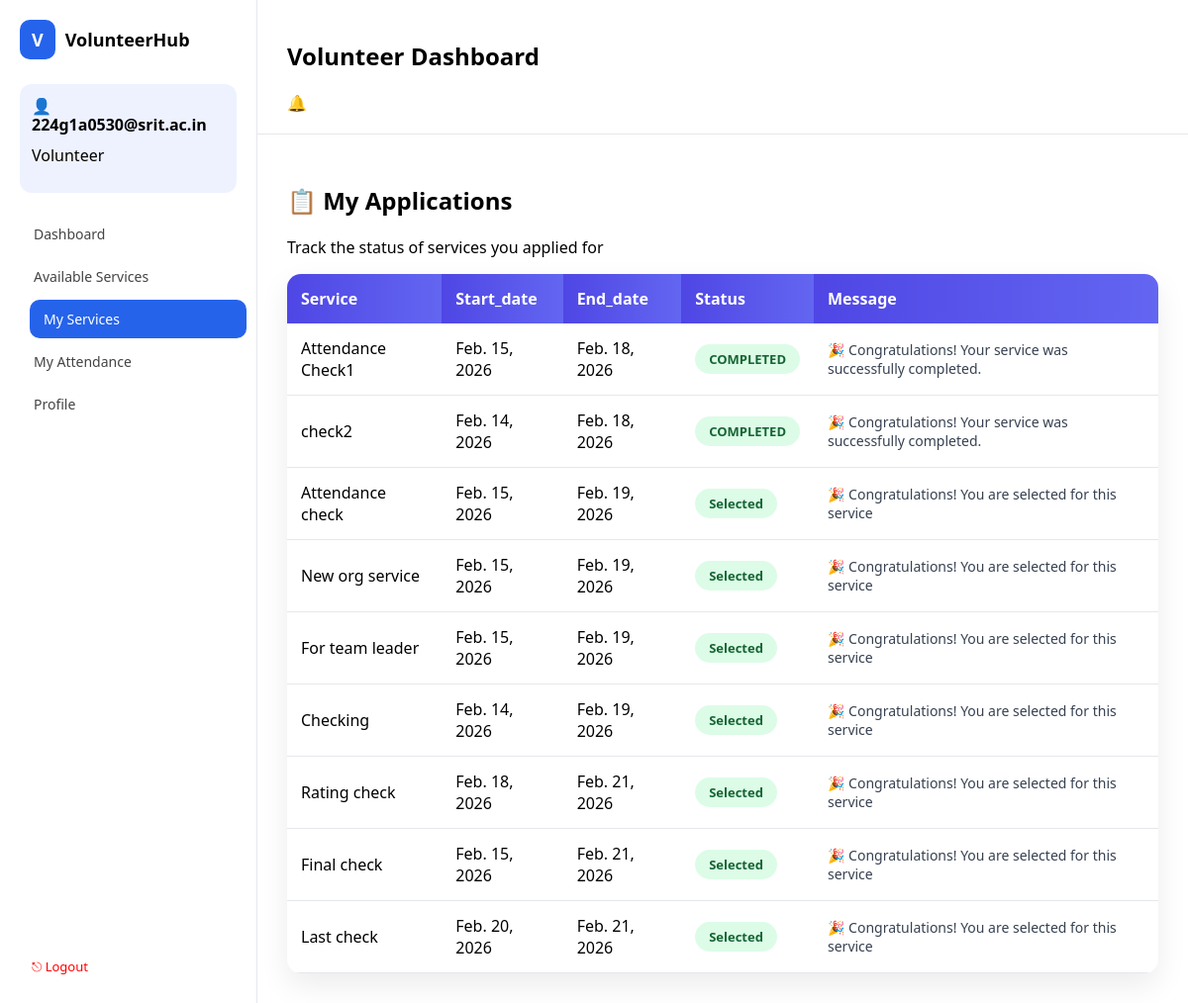
Page /volunteer/applications/ (signed in) on the earlier database version.
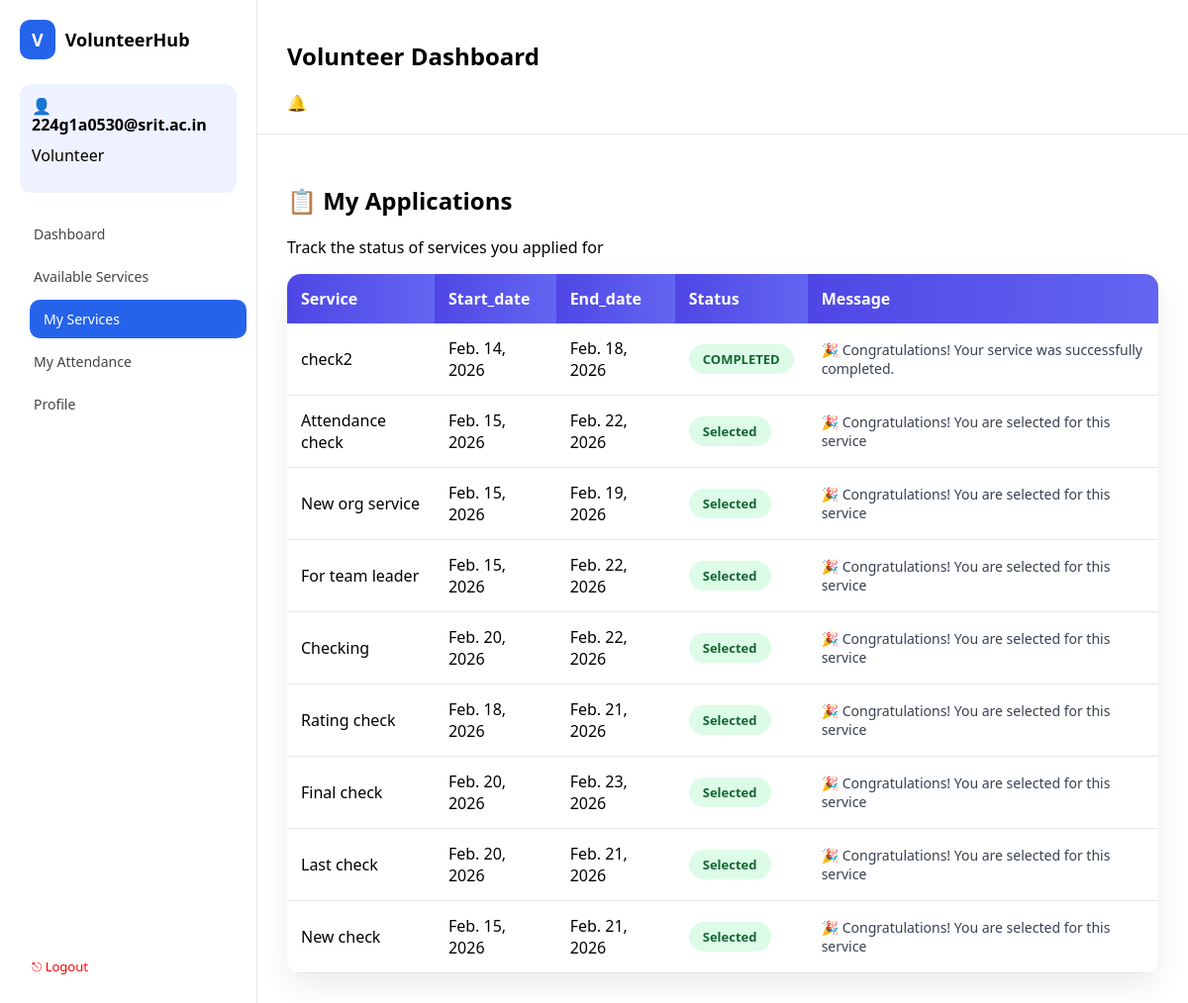
Same page on the later database version.
### app1/models.py (models this page shows, shortened)
class Application(models.Model):
    STATUS_CHOICES = [
        ("APPLIED", "Applied"),
        ("SELECTED", "Selected"),
        ("REJECTED", "Rejected"),
        ("COMPLETED", "Completed"),
        ("CLOSED", "Closed"),
    ]
    volunteer = models.ForeignKey(VolunteerProfile, on_delete=models.CASCADE)
    service = models.ForeignKey(Service, on_delete=models.CASCADE)
    status = models.CharField(max_length=20, choices=STATUS_CHOICES, default='APPLIED')
    submission_text = models.TextField(blank=True)
    rating = models.IntegerField(default=0)
    review = models.TextField(blank=True)

class Service(models.Model):
    STATUS_CHOICES = (
        ('PENDING', 'Pending'),
        ('APPROVED', 'Approved'),
        ('COMPLETED', 'Completed'),
    )
    title = models.CharField(max_length=200)
    description = models.TextField()
    location = models.CharField(max_length=100)
    start_date = models.DateField()
    end_date = models.DateField()
    max_volunteers = models.IntegerField()
    organization = models.ForeignKey(
        Organization,
        on_delete=models.CASCADE
    )
    organization_name = models.CharField(
        max_length=200,
        blank=True
    )  # ✅ NEW FIELD (typed manually)
    status = models.CharField(
        max_length=20,
        choices=STATUS_CHOICES,
        default='PENDING'
    )
    authorization_letter = models.FileField(
        upload_to="service_letters/",
        null=True,
        blank=True
    )
    created_at = models.DateTimeField(auto_now_add=True)

### app1/views.py (the view)
# urls.py: path('volunteer/applications/', views.volunteer_applications, name='volunteer_applications'),
@login_required
def volunteer_applications(request):
    if request.user.role != "VOLUNTEER":
        return redirect("login")
    profile = VolunteerProfile.objects.get(user=request.user)
    applications = Application.objects.filter(
        volunteer=profile
    ).select_related("service")
    return render(
        request,
        "volunteer/my_applications.html",
        {
            "applications": applications,
            "active_page": "applications"
        }
    )

### app1/templates/volunteer/my_applications.html (shortened to what this page needs)
{% extends "base_volunteer.html" %}
{% block content %}
<h2>📋 My Applications</h2>
<p>Track the status of services you applied for</p>
<table class="table">
    <thead>
        <tr>
            <th>Service</th>
            <th>Start_date</th>
            <th>End_date</th>
            <th>Status</th>
            <th>Message</th>
        </tr>
    </thead>
    <tbody>
    {% for app in applications %}
        <tr>
            <td>{{ app.service.title }}</td>
            <td>{{ app.service.start_date }}</td>
            <td>{{ app.service.end_date }}</td>
            <td>
                {% if app.status == "APPLIED" %}
                    <span class="badge pending">Pending</span>
                {% elif app.status == "SELECTED" %}
                    <span class="badge selected">Selected</span>
                {% elif app.status == "REJECTED" %}
                    <span class="badge rejected">Rejected</span>
                {% elif app.status == "COMPLETED" %}
                    <span class="badge selected">COMPLETED</span>
                {% endif %}
            </td>
            <td class="message">
                {% if app.status == "APPLIED" %}
                    ⏳ Awaiting organization approval
                {% elif app.status == "SELECTED" %}
                    🎉 Congratulations! You are selected for this service
                {% elif app.status == "REJECTED" %}
                    😔 Sorry, you were not selected. Try the next opportunity!
                {% elif app.status == "COMPLETED" %}
                    🎉 Congratulations! Your service was successfully completed.
                {% endif %}
            </td>
        </tr>
    {% empty %}
        <tr>
            <td colspan="4" style="text-align:center;color:#6b7280;">
                You haven’t applied for any services yet
            </td>
        </tr>
    {% endfor %}
    </tbody>
</table>
{% endblock %}

Differences in the rows shown:
removed Application: service "Attendance Check1", service.start_date "Feb. 15, 2026", service.end_date "Feb. 18, 2026", status "COMPLETED", shows "🎉 Congratulations! Your service was successfully completed."
changed through a linked row, Application "Attendance check": service.end_date "Feb. 19, 2026" → "Feb. 22, 2026"
changed through a linked row, Application "For team leader": service.end_date "Feb. 19, 2026" → "Feb. 22, 2026"
changed through a linked row, Application "Checking": service.start_date "Feb. 14, 2026" → "Feb. 20, 2026"; service.end_date "Feb. 19, 2026" → "Feb. 22, 2026"
changed Application "Final check": service.start_date "Feb. 15, 2026" → "Feb. 20, 2026"; service.end_date "Feb. 21, 2026" → "Feb. 23, 2026"
added Application: service "New check", service.start_date "Feb. 15, 2026", service.end_date "Feb. 21, 2026", status "Selected", shows "🎉 Congratulations! You are selected for this service"
